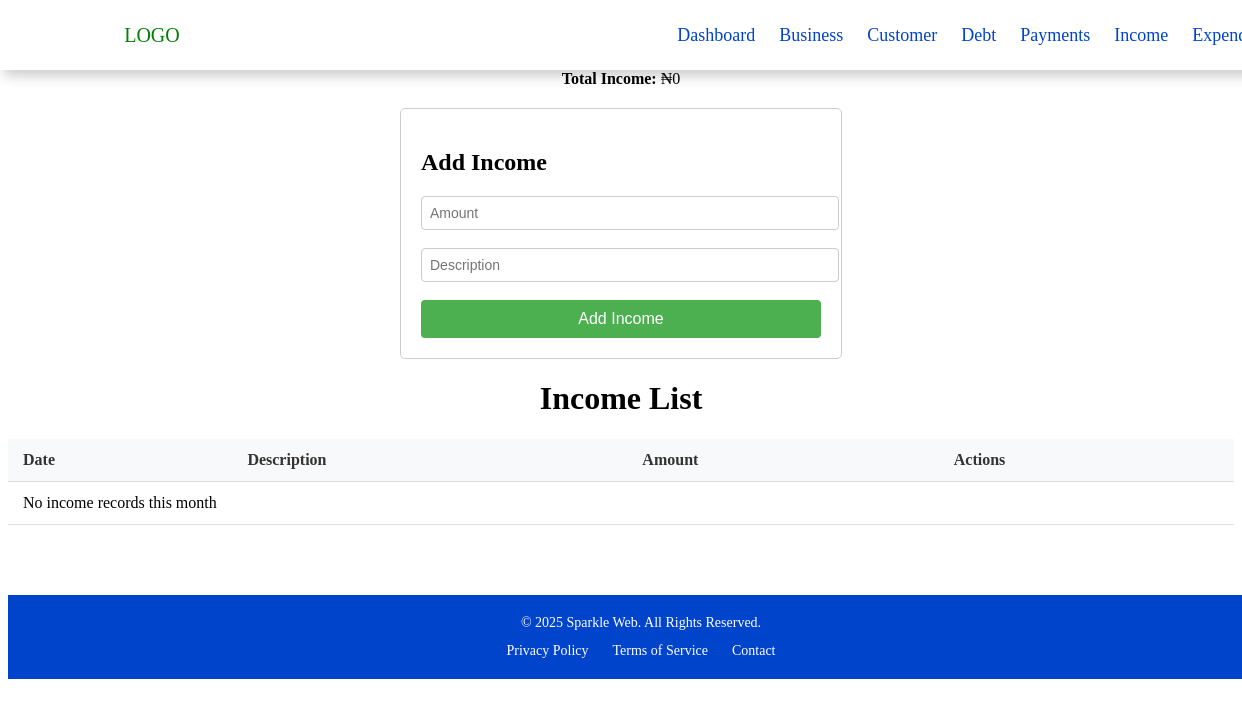
Page /income/ (signed in) on the earlier database version.
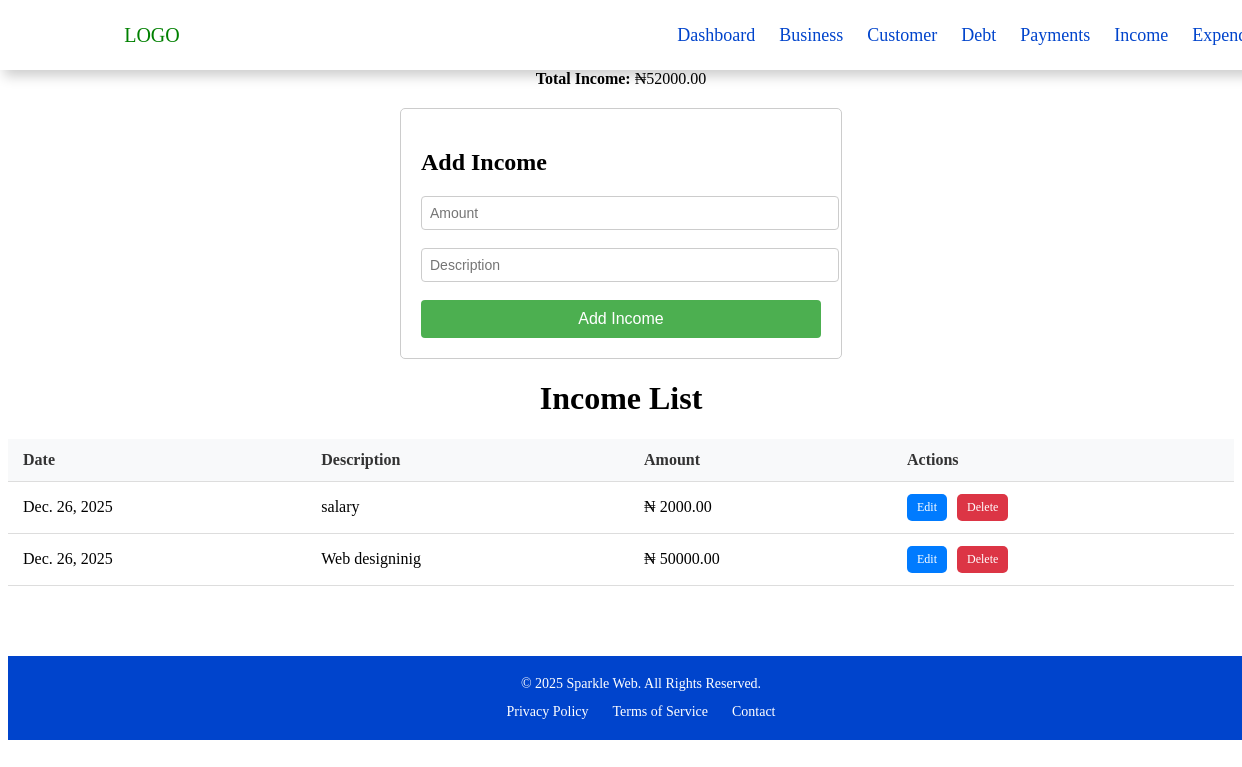
Same page on the later database version.
### debtapp/models.py (models this page shows, shortened)
class Income(models.Model):
    user = models.ForeignKey(User, on_delete=models.CASCADE)
    amount = models.DecimalField(max_digits=10, decimal_places=2)
    description = models.CharField(max_length=255, blank=True)
    date = models.DateField(auto_now_add=True)

### debtapp/views.py (the view, shortened to what this page needs)
# urls.py: path("income/", views.income_view, name="income"),
def income_view(request):
    today = timezone.now()
    month = today.month
    year = today.year
    incomes = Income.objects.filter(
        user=request.user,
        date__month=month,
        date__year=year
    )
    total_income = sum(i.amount for i in incomes)
    return render(request, "tables/income.html", {
        "incomes": incomes,
        "total_income": total_income,
    })

### debtapp/templates/tables/income.html (shortened to what this page needs)
{% extends 'base.html'%} {% block content%}
<div class="container">
  <p class="str"><strong>Total Income:</strong> &#8358;{{ total_income }}</p>
  <form method="post">
    <h2>Add Income</h2>
    <input
      type="number"
      step="0.01"
      name="amount"
      placeholder="Amount"
      required
    />
    <br /><br />
    <input type="text" name="description" placeholder="Description" />
    <br /><br />
    <button type="submit">Add Income</button>
  </form>
  <h1>Income List</h1>
  <div class="d-none d-lg-block">
    <table class="table table-bordered">
      <tr>
        <th>Date</th>
        <th>Description</th>
        <th>Amount</th>
        <th>Actions</th>
      </tr>
      {% for income in incomes %}
      <tr>
        <td>{{ income.date }}</td>
        <td>{{ income.description }}</td>
        <td>&#8358; {{ income.amount }}</td>
        <td>
          <a href="{% url 'update_income' income.id %}" class="btn btn-blue"
            >Edit</a
          >
          <a href="{% url 'delete' income.id %}" class="btn btn-red">Delete</a>
        </td>
      </tr>
      {% empty %}
      <tr>
        <td colspan="4">No income records this month</td>
      </tr>
      {% endfor %}
    </table>
  </div>
</div>
{% endblock content %}

Differences in the rows shown:
added Income: date "Dec. 26, 2025", description "salary", amount "2000.00"
added Income: date "Dec. 26, 2025", description "Web designinig", amount "50000.00"
Other differences:
{{ total_income }}: "0" → "52000.00"
text no longer shown: "No income records this month"
